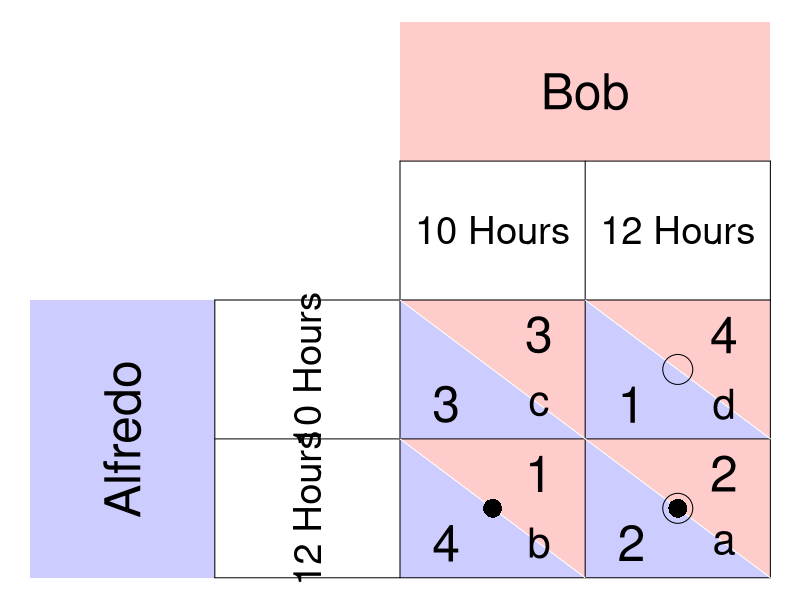

Recreate this plot in R.
require(ggplot2)
require(shape)
pdf(file = "society/matrix_fishermen_labeled.pdf", width = 9, height = 7)

par(mar =  c(0, 0, 0, 0))
xlims <- c(0, 8)
ylims <- c(0, 8)

#TextSizes
PlayerSize <- 3
StratSize <- 2.3
PayoffSize <- 3
LabelSize <- 2.5
p1fadelevel <- 0.2
p2fadelevel <- 0.2

#Payoffs are listed as c("NW", "SW", "NE", "SE")

#Considerations for Player 1
P1Name <- c("Alfredo")
P1Strat <- c("10 Hours", "12 Hours")
P1Payoffs <- c("3", "4", "1", "2")
P1BR1 <- c("SW") #Must be NW or SW - the BR prints accordingly. 
P1BR2 <- c("SE") #Must be NE or SE - the BR prints accordingly. 
P1bestsize <- 2.5 #Adjusts size of point indicating best response of P1
#NW = (5, 3); SW = (5,1); NE = (7, 3); SE = (7, 1)

#Considerations for Player 2
P2Name <- c("Bob")
P2Strat <- c("10 Hours", "12 Hours")
P2Payoffs <- c("3", "1", "4", "2")
P2BR1 <- c("NE") #Must be NW or SW - the BR prints accordingly. 
P2BR2 <- c("SE") #Must be NE or SE - the BR prints accordingly. 
P2bestsize <- 4 #Adjusts size of circle indicating best response of P1

plot(0, 0, xlim = xlims, ylim = ylims, type = "n",
     xlab = expression(""),
     ylab = expression(""),
     xaxt = "n", 
     yaxt = "n", 
     cex.lab = 2, 
     bty = "n")



#Color and label for Player 1 and their strategies
polygon(c(0,0,2,2,0), c(0,4,4,0,0), col=rgb(0, 0, 1, p1fadelevel), density=NULL, border = NA)
text(1, 2, P1Name[1], srt = 90, cex = PlayerSize)

text(3, 3, P1Strat[1], cex = StratSize, srt = 90)
text(3, 1, P1Strat[2], cex = StratSize, srt = 90)


#Color and label for Player 2
polygon(c(4,4,8,8,4), c(8,6,6,8,8), col=rgb(1, 0, 0, p2fadelevel), density=NULL, border = NA)
text(6, 7, P2Name[1], cex = PlayerSize)

text(5, 5, P2Strat[1], cex = StratSize)
text(7, 5, P2Strat[2], cex = StratSize)

#NorthWest cell 
#P1
polygon(c(4,4,6,4), c(4,2,2,4), col=rgb(0, 0, 1, p1fadelevel), density=NULL, border = NA)
#P2
polygon(c(4,6,6,4), c(4,4,2,4), col=rgb(1, 0, 0, p2fadelevel), density=NULL, border = NA)

#P1
text(4.5, 2.5, P1Payoffs[1], cex = PayoffSize)
#P2
text(5.5, 3.5, P2Payoffs[1], cex = PayoffSize)

#SouthWest cell  
#P1
polygon(c(4,4,6,4), c(2,0,0,2), col=rgb(0, 0, 1, p1fadelevel), density=NULL, border = NA)
#P2
polygon(c(4,6,6,4), c(2,2,0,2), col=rgb(1, 0, 0, p2fadelevel), density=NULL, border = NA)

#P1
text(4.5, 0.5, P1Payoffs[2], cex = PayoffSize)
#P2
text(5.5, 1.5, P2Payoffs[2], cex = PayoffSize)


#NorthEast cell 
#P1
polygon(c(6,6,8,6), c(4,2,2,4), col=rgb(0, 0, 1, p1fadelevel), density=NULL, border = NA)
#P2
polygon(c(6,8,8,6), c(4,4,2,4), col=rgb(1, 0, 0, p2fadelevel), density=NULL, border = NA)
#P1
text(6.5, 2.5, P1Payoffs[3], cex = PayoffSize)
#P2
text(7.5, 3.5, P2Payoffs[3], cex = PayoffSize)

#SouthEast cell 
#P1
polygon(c(6,6,8,6), c(2,0,0,2), col=rgb(0, 0, 1, p1fadelevel), density=NULL, border = NA)
#P2
polygon(c(6,8,8,6), c(2,2,0,2), col=rgb(1, 0, 0, p2fadelevel), density=NULL, border = NA)
#P1
text(6.5, 0.5, P1Payoffs[4], cex = PayoffSize)
#P2
text(7.5, 1.5, P2Payoffs[4], cex = PayoffSize)


#Lines for the Table
segments(8, 0, 8, 6, lty = 1, col = "black")
segments(4, 6, 8, 6, lty = 1, col = "black")
segments(2, 0, 2, 4, lty = 1, col = "black")
segments(2, 0, 8, 0, lty = 1, col = "black")
segments(2, 4, 8, 4, lty = 1, col = "black")
segments(4, 0, 4, 6, lty = 1, col = "black")
segments(2, 2, 8, 2, lty = 1, col = "black")
segments(6, 0, 6, 6, lty = 1, col = "black")

#Diagonals
#NW
segments(4, 4, 6, 2, lty = 1, col = "white")
#NE
segments(6, 4, 8, 2, lty = 1, col = "white")
#SW
segments(4, 2, 6, 0, lty = 1, col = "white")
#Se
segments(6, 2, 8, 0, lty = 1, col = "white")


#Best responses 
#P1 
if (P1BR1[1] == "NW"){
  points(5, 3, pch = 16, col = "black", cex = P1bestsize)
} else{points(5, 1, pch = 16, col = "black", cex = P1bestsize)
}

if (P1BR2[1] == "NE"){
  points(7, 3, pch = 16, col = "black", cex = P1bestsize)
} else{points(7, 1, pch = 16, col = "black", cex = P1bestsize)
}


#P2
if (P2BR1[1] == "NW"){
  points(5, 3, pch = 1, col = "black", cex = P2bestsize)
} else{points(7, 3, pch = 1, col = "black", cex = P2bestsize)
}

if (P2BR2[1] == "SW"){
  points(5, 3, pch = 1, col = "black", cex = P2bestsize)
} else{points(7, 1, pch = 1, col = "black", cex = P2bestsize)
}

#label point for UPF in NW
text(5.5, 2.5, expression(c), cex = LabelSize)
#label point for UPF in SW
text(5.5, 0.5, expression(b), cex = LabelSize)
#label point for UPF in NE
text(7.5, 2.5, expression(d), cex = LabelSize)
#label point for UPF in SE
text(7.5, 0.5, expression(a), cex = LabelSize)


dev.off()
